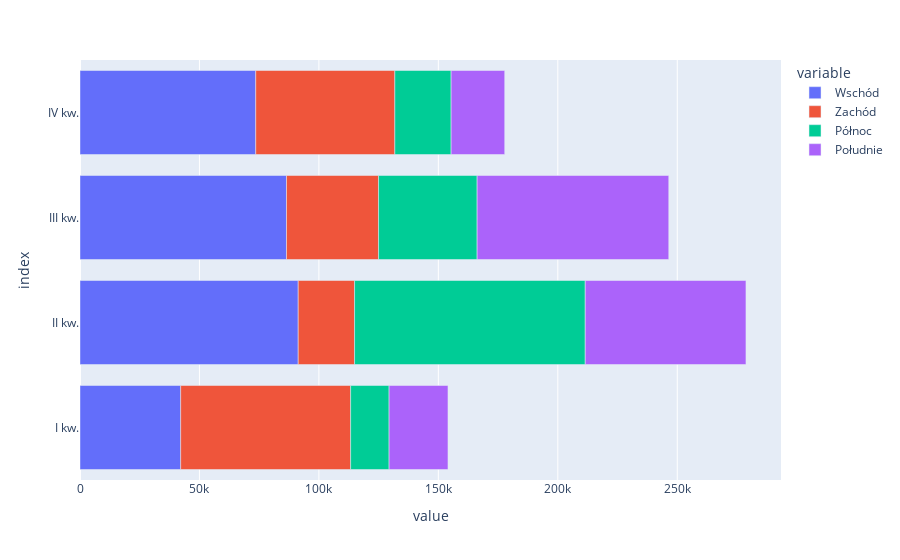

Notebook cell for this chart:
### Code cell
data.plot.barh()

### Figure 1 — Plotly figure (JSON) as saved in the notebook; plotly's stock layout.template omitted (floating-point values rounded to 4 significant figures)
{"data": [{"alignmentgroup": "True", "hovertemplate": "variable=Wschód<br>value=%{x}<br>index=%{y}<extra></extra>", "legendgroup": "Wschód", "marker": {"color": "#636efa", "pattern": {"shape": ""}}, "name": "Wschód", "offsetgroup": "Wschód", "orientation": "h", "showlegend": true, "textposition": "auto", "type": "bar", "x": [42140.0, 91340.0, 86440.0, 73560.0], "xaxis": "x", "y": ["I kw.", "II kw.", "III kw.", "IV kw."], "yaxis": "y"}, {"alignmentgroup": "True", "hovertemplate": "variable=Zachód<br>value=%{x}<br>index=%{y}<extra></extra>", "legendgroup": "Zachód", "marker": {"color": "#EF553B", "pattern": {"shape": ""}}, "name": "Zachód", "offsetgroup": "Zachód", "orientation": "h", "showlegend": true, "textposition": "auto", "type": "bar", "x": [71140.0, 23590.0, 38530.0, 58220.0], "xaxis": "x", "y": ["I kw.", "II kw.", "III kw.", "IV kw."], "yaxis": "y"}, {"alignmentgroup": "True", "hovertemplate": "variable=Północ<br>value=%{x}<br>index=%{y}<extra></extra>", "legendgroup": "Północ", "marker": {"color": "#00cc96", "pattern": {"shape": ""}}, "name": "Północ", "offsetgroup": "Północ", "orientation": "h", "showlegend": true, "textposition": "auto", "type": "bar", "x": [16090.0, 96560.0, 41260.0, 23560.0], "xaxis": "x", "y": ["I kw.", "II kw.", "III kw.", "IV kw."], "yaxis": "y"}, {"alignmentgroup": "True", "hovertemplate": "variable=Południe<br>value=%{x}<br>index=%{y}<extra></extra>", "legendgroup": "Południe", "marker": {"color": "#ab63fa", "pattern": {"shape": ""}}, "name": "Południe", "offsetgroup": "Południe", "orientation": "h", "showlegend": true, "textposition": "auto", "type": "bar", "x": [24650.0, 67270.0, 80210.0, 22430.0], "xaxis": "x", "y": ["I kw.", "II kw.", "III kw.", "IV kw."], "yaxis": "y"}], "layout": {"barmode": "relative", "legend": {"title": {"text": "variable"}, "tracegroupgap": 0}, "margin": {"t": 60}, "xaxis": {"anchor": "y", "domain": [0, 1], "title": {"text": "value"}}, "yaxis": {"anchor": "x", "domain": [0, 1], "title": {"text": "index"}}}}
